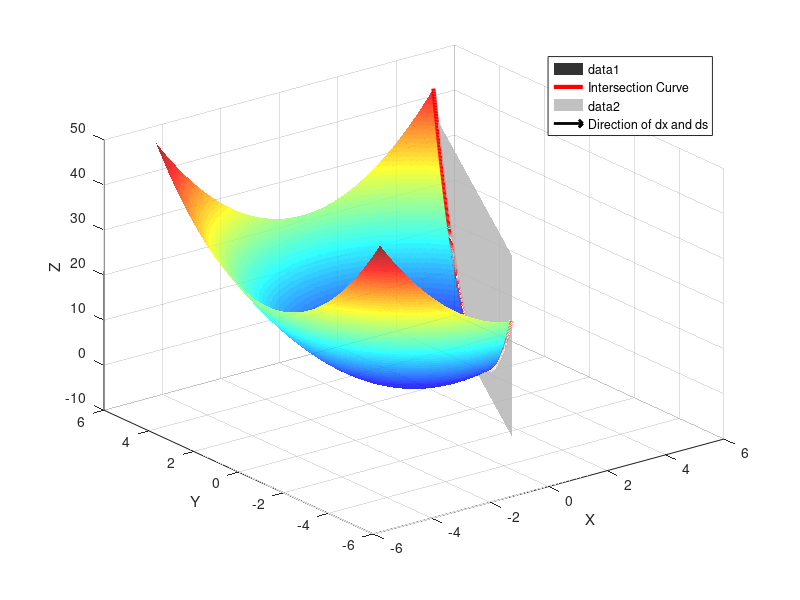

The MATLAB script that drew this image:
clc, clear
% Define the surface function
f = @(x, y) x.^2 + y.^2;

% Create a grid of points
[x, y] = meshgrid(linspace(-5, 5, 400));
z = f(x, y);

% Define the plane equation
plane_equation = 2*x - y - 4;

% Create mask and apply it
mask = plane_equation < 0;
z_masked = z;
z_masked(~mask) = NaN;

% Create the figure and 3D plot
figure;
ax = axes('Parent', gcf);
view(ax, 3);

% Plot the surface
surf(x, y, z_masked, 'EdgeColor', 'none', 'FaceAlpha', 0.8);
colormap('jet');

hold on
grid on


% Plot the intersection curve
curve_x = linspace(-0.5, 4.5, 500);
curve_y = 2 * curve_x - 4;
curve_z = curve_x.^2 + curve_y.^2;
plot3(curve_x, curve_y, curve_z, 'r', 'LineWidth', 3, 'DisplayName', 'Intersection Curve');

% Plot the plane 2x-y-4=0 in gray style
plane_X = repmat(curve_x, 300, 1);
plane_Y = 2.*plane_X - 4;
z_range = linspace(-0.2, 40, 300);
plane_Z = repmat(z_range', 1, size(plane_X, 2));

surf(plane_X, plane_Y, plane_Z, ...
    'FaceColor', [0.7 0.7 0.7], ... % Light gray color
    'EdgeColor', 'none', ... % Remove black edges
    'FaceAlpha', 0.8); % More transparent

quiver3([2 2], [0 0], [4 4], [1 1], [0 2], [0 0], 'k', 'LineWidth', 2, 'DisplayName', 'Direction of dx and ds');
text(2.5, -0.1, 4, 'dx');
text(2.6, 1.1, 4, 'ds');

% Labels and legend
xlabel('X');
ylabel('Y');
zlabel('Z');
legend;

hold off;